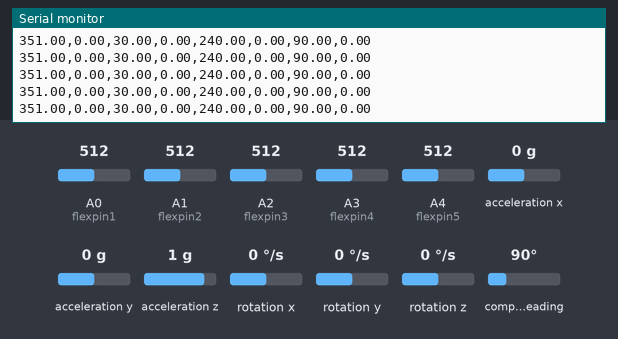
This sketch was run on a simulated Arduino Uno, built with avr-gcc and run on an emulated ATmega328P. Shown: the last lines printed to the serial monitor. Inputs (shaded band) come from the test bench; at power-on: A1 (flexpin2) = 512, A0 (flexpin1) = 512, A2 (flexpin3) = 512, A3 (flexpin4) = 512, A4 (flexpin5) = 512, acceleration x 0 g, acceleration y 0 g, acceleration z 1 g, rotation x 0 °/s, rotation y 0 °/s, rotation z 0 °/s, compass heading 90°.

Above: at 4.2 s.
4.3 s: A1 (flexpin2) set to 527
At 4.52 s:
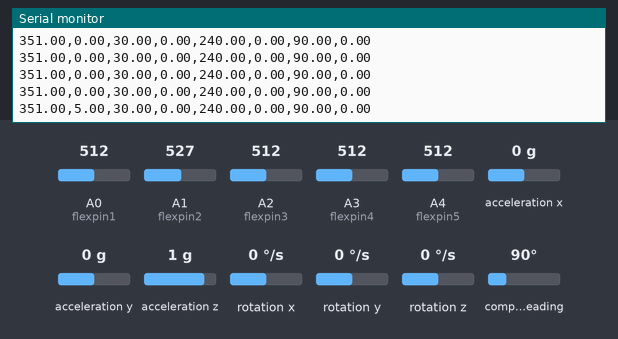
7.3 s: A1 (flexpin2) set to 548
At 7.39 s:
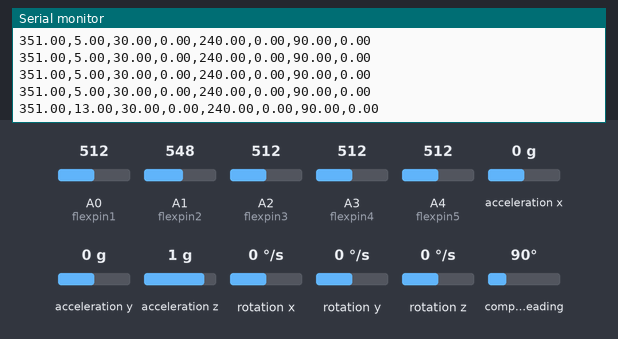
Timing chart, 0 to 10.3 s (numbered marks = the images above; inputs shaded):
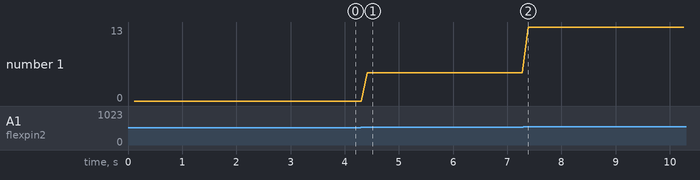

Measured:
- after the input at 4.3 s, the serial monitor: prints a new line after 0.11 s (image 1)
- after the input at 7.3 s, the serial monitor: prints a new line after 0.09 s (image 2)
- plotted number 1: 0 → 5 after the input at 4.3 s, 5 → 13 after the input at 7.3 s

The sketch:

glove_control.ino
```cpp
#include <MPU9250.h>
#include <Wire.h>

MPU9250 mpu;

int flexpin1 = A0;
int flexpin2 = A1;
int flexpin3 = A2;
int flexpin4 = A3;
int flexpin5 = A4;

float xfirst=0;
float yfirst=0;
float zfirst=0;

const int numValues = 5;  // 입력할 값의 개수
int values[numValues];    // 값을 저장할 배열


void setup() {
  Serial.begin(9600);
  Wire.begin();

  // xfirst=mpu.getAccX();
  // yfirst=mpu.getAccY();
  // zfirst=mpu.getAccZ();


  if (!mpu.setup(0x68)) {  // change to your own address
    while (1) {
      Serial.print("error");
      delay(5000);
    }
  }
}

void loop() {
   //센서값을 저장할 변수 설정
    float flexVal1;
    float flexVal2;
    float flexVal3;
    float flexVal4;
    float flexVal5;

    // 센서로 부터 보내오는 값을 입력 받는다.(0-1023)
    flexVal1 = analogRead(flexpin1);
    flexVal2 = analogRead(flexpin2);
    flexVal3 = analogRead(flexpin3);
    flexVal4 = analogRead(flexpin4);
    flexVal5 = analogRead(flexpin5);

    // 유티니에서 값을 사용하기 위해 -100 ~ 100사이 값으로 매핑
    flexVal1 = map(flexVal1, 0, 511, -350, 350); // 엄지는 절반의 값
    flexVal2 = map(flexVal2, 0, 1023, -190, 190);
    flexVal3 = map(flexVal3, 0, 1023, -180, 240);
    flexVal4 = map(flexVal4, 0, 1023, -290, 290);
    flexVal5 = map(flexVal5, 0, 511, -240, 240);

    // 유니티에서 읽을 수 있도록 값,값,값 형태로 출력

    if (mpu.update()) {
      static uint32_t prev_ms = millis();
      if (millis() > prev_ms + 25) {
        Serial.print(flexVal1);
        Serial.print(",");
        Serial.print(flexVal2);
        Serial.print(",");
        Serial.print(flexVal3);
        Serial.print(",");
        Serial.print(flexVal4);
        Serial.print(",");
        Serial.print(flexVal5);
        Serial.print(",");

        Serial.print(mpu.getPitch(), 2);
        Serial.print(",");
        Serial.print(mpu.getYaw(), 2);
        Serial.print(",");
        Serial.print(mpu.getRoll(), 2);
        Serial.println("");

        prev_ms = millis();

        // Serial.print(mpu.getAccX() - xfirst);
        // Serial.print(",");
        // Serial.print(mpu.getAccY()-yfirst);
        // Serial.print(",");
        // Serial.println(mpu.getAccZ()-zfirst);

      }
    }

  delay(100);
}
```
